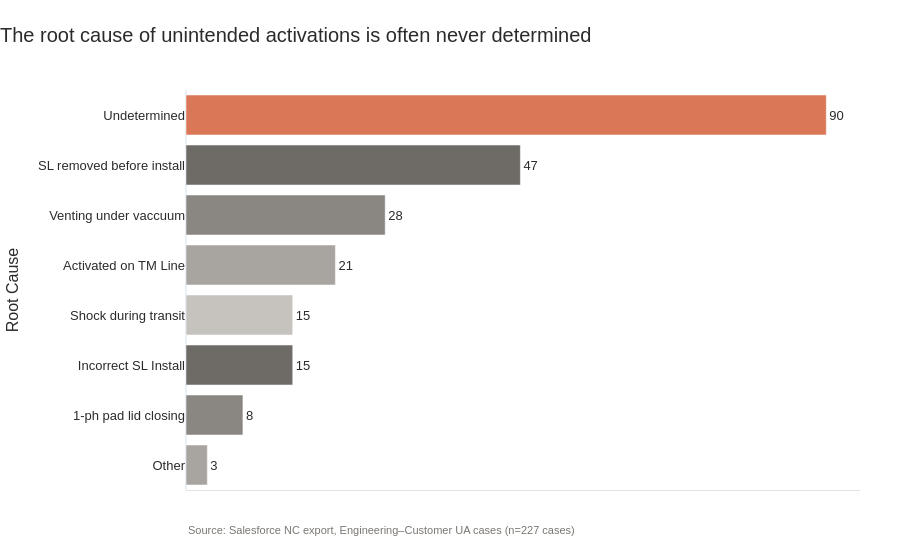

The notebook cell saved with this chart:
### Code cell
fig_ua_bar = ranked_bar(ua_counts, "Root Cause", "Undetermined",
                        "The root cause of unintended activations is often never determined")
add_source(fig_ua_bar, f"Source: Salesforce NC export, Engineering–Customer UA cases (n={len(df_ua)} cases)")
fig_ua_bar.show()

### Figure 1 — Plotly figure (JSON) as saved in the notebook; plotly's stock layout.template omitted (floating-point values rounded to 4 significant figures)
{"data": [{"hovertemplate": "Root Cause=%{y}<br>Count=%{text}<extra></extra>", "legendgroup": "Undetermined", "marker": {"color": "#D97757", "pattern": {"shape": ""}}, "name": "Undetermined", "orientation": "h", "showlegend": true, "text": [90.0], "textposition": "outside", "type": "bar", "x": [90], "xaxis": "x", "y": ["Undetermined"], "yaxis": "y"}, {"hovertemplate": "Root Cause=%{y}<br>Count=%{text}<extra></extra>", "legendgroup": "SL removed before install", "marker": {"color": "#6E6B66", "pattern": {"shape": ""}}, "name": "SL removed before install", "orientation": "h", "showlegend": true, "text": [47.0], "textposition": "outside", "type": "bar", "x": [47], "xaxis": "x", "y": ["SL removed before install"], "yaxis": "y"}, {"hovertemplate": "Root Cause=%{y}<br>Count=%{text}<extra></extra>", "legendgroup": "Venting under vaccuum", "marker": {"color": "#8A8782", "pattern": {"shape": ""}}, "name": "Venting under vaccuum", "orientation": "h", "showlegend": true, "text": [28.0], "textposition": "outside", "type": "bar", "x": [28], "xaxis": "x", "y": ["Venting under vaccuum"], "yaxis": "y"}, {"hovertemplate": "Root Cause=%{y}<br>Count=%{text}<extra></extra>", "legendgroup": "Activated on TM Line", "marker": {"color": "#A8A5A0", "pattern": {"shape": ""}}, "name": "Activated on TM Line", "orientation": "h", "showlegend": true, "text": [21.0], "textposition": "outside", "type": "bar", "x": [21], "xaxis": "x", "y": ["Activated on TM Line"], "yaxis": "y"}, {"hovertemplate": "Root Cause=%{y}<br>Count=%{text}<extra></extra>", "legendgroup": "Shock during transit", "marker": {"color": "#C6C3BE", "pattern": {"shape": ""}}, "name": "Shock during transit", "orientation": "h", "showlegend": true, "text": [15.0], "textposition": "outside", "type": "bar", "x": [15], "xaxis": "x", "y": ["Shock during transit"], "yaxis": "y"}, {"hovertemplate": "Root Cause=%{y}<br>Count=%{text}<extra></extra>", "legendgroup": "Incorrect SL Install", "marker": {"color": "#6E6B66", "pattern": {"shape": ""}}, "name": "Incorrect SL Install", "orientation": "h", "showlegend": true, "text": [15.0], "textposition": "outside", "type": "bar", "x": [15], "xaxis": "x", "y": ["Incorrect SL Install"], "yaxis": "y"}, {"hovertemplate": "Root Cause=%{y}<br>Count=%{text}<extra></extra>", "legendgroup": "1-ph pad lid closing", "marker": {"color": "#8A8782", "pattern": {"shape": ""}}, "name": "1-ph pad lid closing", "orientation": "h", "showlegend": true, "text": [8.0], "textposition": "outside", "type": "bar", "x": [8], "xaxis": "x", "y": ["1-ph pad lid closing"], "yaxis": "y"}, {"hovertemplate": "Root Cause=%{y}<br>Count=%{text}<extra></extra>", "legendgroup": "Other", "marker": {"color": "#A8A5A0", "pattern": {"shape": ""}}, "name": "Other", "orientation": "h", "showlegend": true, "text": [3.0], "textposition": "outside", "type": "bar", "x": [3], "xaxis": "x", "y": ["Other"], "yaxis": "y"}], "layout": {"annotations": [{"font": {"color": "#7A7772", "size": 11}, "showarrow": false, "text": "Source: Salesforce NC export, Engineering–Customer UA cases (n=227 cases)", "x": 0, "xanchor": "left", "xref": "paper", "y": -0.12, "yref": "paper"}], "barmode": "relative", "legend": {"title": {"text": "Root Cause"}, "tracegroupgap": 0}, "showlegend": false, "title": {"text": "The root cause of unintended activations is often never determined"}, "xaxis": {"anchor": "y", "domain": [0, 1], "showgrid": false, "showticklabels": false, "title": {"text": ""}}, "yaxis": {"anchor": "x", "categoryarray": ["Other", "1-ph pad lid closing", "Incorrect SL Install", "Shock during transit", "Activated on TM Line", "Venting under vaccuum", "SL removed before install", "Undetermined"], "categoryorder": "array", "domain": [0, 1], "title": {"text": "Root Cause"}}}}
